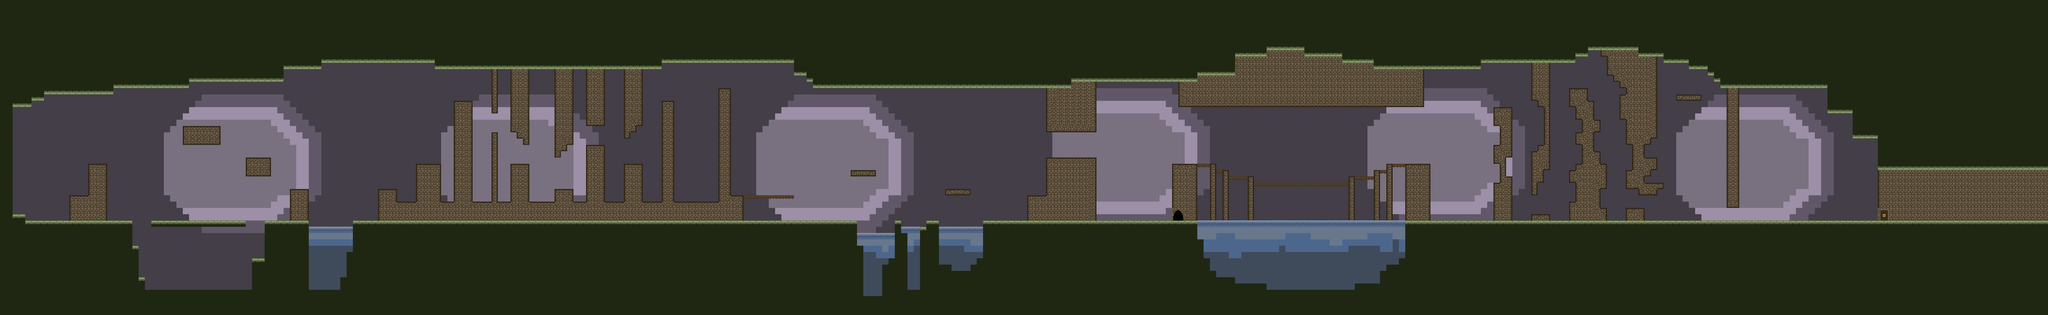

A 2D game scene composited from a Tiled map and its tileset images. What follows is a short description and the map's XML, with each tile layer's data collapsed to a summary:
An orthogonal 325x50 tile map with 32x32 px tiles, 5 tile layers (Background, Door1, Door2, Collision, ...).

<map version="1.2" tiledversion="1.2.4" orientation="orthogonal" renderorder="right-down" width="325" height="50" tilewidth="32" tileheight="32" infinite="0" nextlayerid="91" nextobjectid="1">
 <tileset firstgid="1" name="tilesetcolor" tilewidth="32" tileheight="32" tilecount="49" columns="7">
  <image source="../tilesets/tilesetcolor.png" width="224" height="224" />
 </tileset>
 <layer id="86" name="Background" width="325" height="50">
  <data>[16250 cells, 14470 non-empty, 7 distinct tile ids]</data>
 </layer>
 <layer id="87" name="Door1" width="325" height="50">
  <data>[16250 cells, 8 non-empty, 4 distinct tile ids]</data>
 </layer>
 <layer id="88" name="Door2" width="325" height="50">
  <data>[16250 cells, 4 non-empty, 4 distinct tile ids]</data>
 </layer>
 <layer id="89" name="Collision" width="325" height="50">
  <data>[16250 cells, 9028 non-empty, 13 distinct tile ids]</data>
 </layer>
 <layer id="90" name="Lava" width="325" height="50">
  <data>[16250 cells, 484 non-empty, 4 distinct tile ids]</data>
 </layer>
</map>